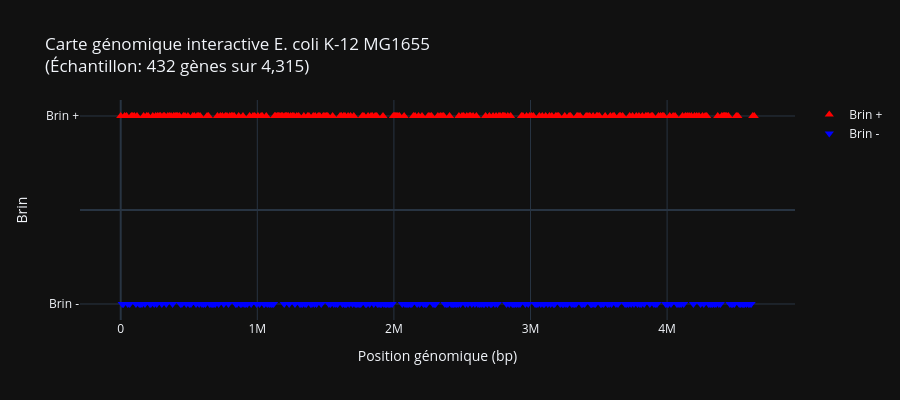
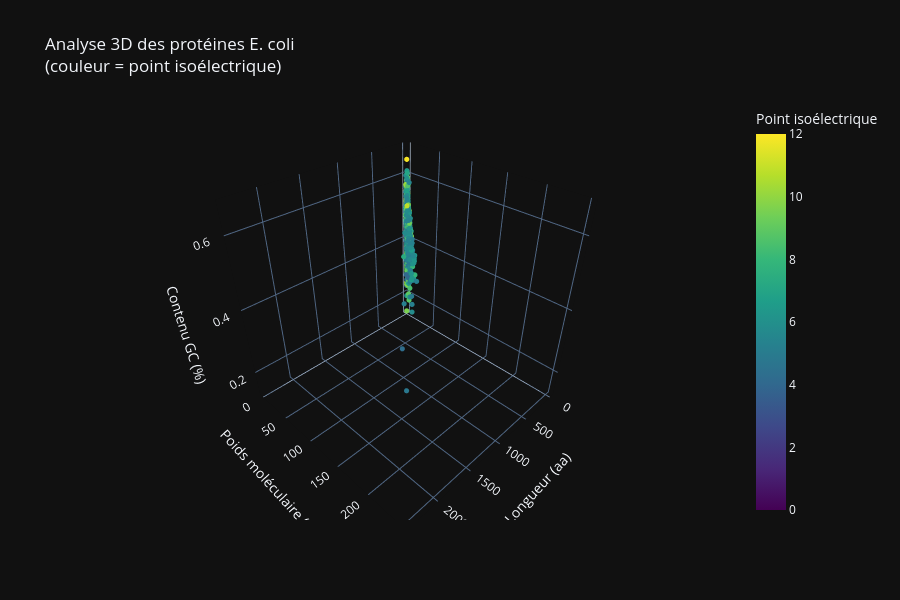
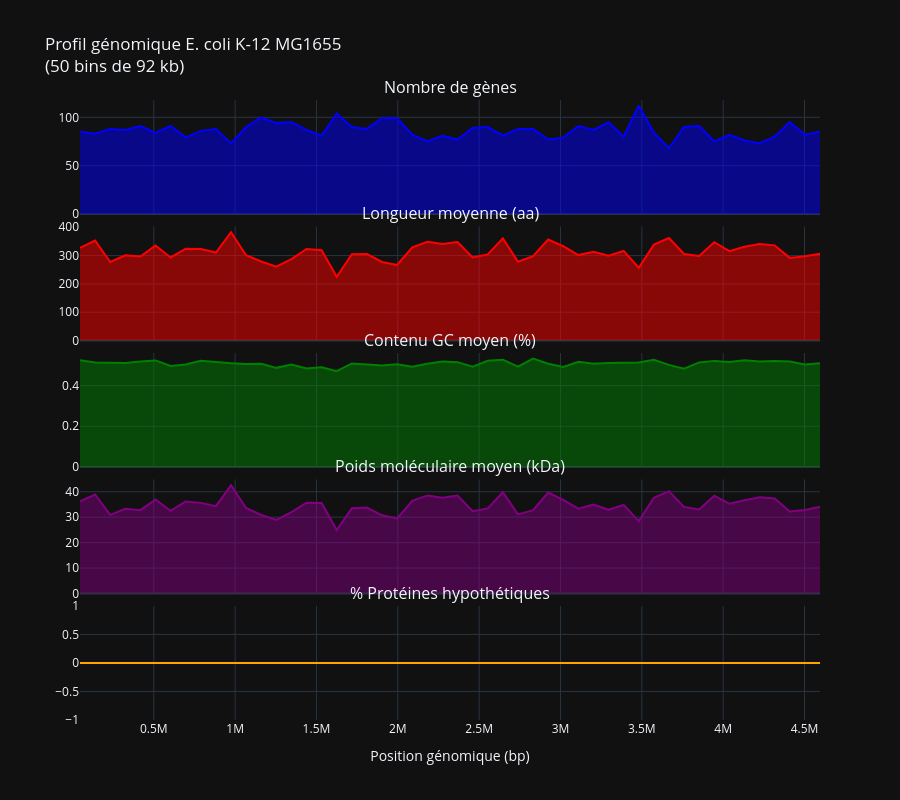

These figures' notebook cell, in order:
### Code cell
def creer_visualisation_interactive(record, df_proteines):

    print("\n CRÉATION DE VISUALISATIONS INTERACTIVES")

    fig_genome = go.Figure()

    df_sample = df_proteines.iloc[::10].copy()

    positive_strand = df_sample[df_sample['strand'] == '+']
    fig_genome.add_trace(go.Scatter(
        x=positive_strand['start'],
        y=[1] * len(positive_strand),
        mode='markers',
        marker=dict(size=8, color='red', symbol='triangle-up'),
        text=[f"Gène: {row['gene']}<br>Locus: {row['locus_tag']}<br>Produit: {row['product'][:50]}..."
              for _, row in positive_strand.iterrows()],
        hovertemplate='%{text}<extra></extra>',
        name='Brin +'
    ))

    negative_strand = df_sample[df_sample['strand'] == '-']
    fig_genome.add_trace(go.Scatter(
        x=negative_strand['start'],
        y=[-1] * len(negative_strand),
        mode='markers',
        marker=dict(size=8, color='blue', symbol='triangle-down'),
        text=[f"Gène: {row['gene']}<br>Locus: {row['locus_tag']}<br>Produit: {row['product'][:50]}..."
              for _, row in negative_strand.iterrows()],
        hovertemplate='%{text}<extra></extra>',
        name='Brin -'
    ))

    fig_genome.update_layout(
        title=f'Carte génomique interactive E. coli K-12 MG1655<br>(Échantillon: {len(df_sample):,} gènes sur {len(df_proteines):,})',
        xaxis_title='Position génomique (bp)',
        yaxis_title='Brin',
        height=400,
        yaxis=dict(tickvals=[-1, 1], ticktext=['Brin -', 'Brin +']),
        hovermode='closest'
    )

    fig_genome.show()

    valid_data = df_proteines[df_proteines['molecular_weight'] > 0].copy()

    fig_3d = go.Figure(data=[go.Scatter3d(
        x=valid_data['actual_length_aa'],
        y=valid_data['molecular_weight']/1000,
        z=valid_data['gc_content'],
        mode='markers',
        marker=dict(
            size=3,
            color=valid_data['isoelectric_point'],
            colorscale='Viridis',
            showscale=True,
            colorbar=dict(title="Point isoélectrique")
        ),
        text=[f"Gène: {row['gene']}<br>Locus: {row['locus_tag']}<br>Longueur: {row['actual_length_aa']} aa<br>MW: {row['molecular_weight']:.0f} Da<br>GC: {row['gc_content']:.1f}%<br>pI: {row['isoelectric_point']:.2f}"
              for _, row in valid_data.iterrows()],
        hovertemplate='%{text}<extra></extra>'
    )])

    fig_3d.update_layout(
        title='Analyse 3D des protéines E. coli<br>(couleur = point isoélectrique)',
        scene=dict(
            xaxis_title='Longueur (aa)',
            yaxis_title='Poids moléculaire (kDa)',
            zaxis_title='Contenu GC (%)'
        ),
        height=600
    )

    fig_3d.show()

    n_bins = 50
    bin_size = len(record.seq) // n_bins

    bins_data = []
    for i in range(n_bins):
        bin_start = i * bin_size
        bin_end = (i + 1) * bin_size
        bin_genes = df_proteines[(df_proteines['start'] >= bin_start) & (df_proteines['start'] < bin_end)]

        if len(bin_genes) > 0:
            bins_data.append({
                'bin': i,
                'position': bin_start + bin_size//2,
                'n_genes': len(bin_genes),
                'avg_length': bin_genes['actual_length_aa'].mean(),
                'avg_gc': bin_genes['gc_content'].mean(),
                'avg_mw': bin_genes[bin_genes['molecular_weight'] > 0]['molecular_weight'].mean(),
                'hypothetical_pct': (bin_genes['product'].str.contains('hypothetical', case=False).sum() / len(bin_genes)) * 100
            })

    bins_df = pd.DataFrame(bins_data)

    fig_heatmap = make_subplots(
        rows=5, cols=1,
        shared_xaxes=True,
        vertical_spacing=0.02,
        subplot_titles=('Nombre de gènes', 'Longueur moyenne (aa)', 'Contenu GC moyen (%)',
                       'Poids moléculaire moyen (kDa)', '% Protéines hypothétiques')
    )

    fig_heatmap.add_trace(go.Scatter(x=bins_df['position'], y=bins_df['n_genes'],
                                    fill='tonexty', name='N gènes', line_color='blue'), row=1, col=1)

    fig_heatmap.add_trace(go.Scatter(x=bins_df['position'], y=bins_df['avg_length'],
                                    fill='tonexty', name='Longueur moy', line_color='red'), row=2, col=1)

    fig_heatmap.add_trace(go.Scatter(x=bins_df['position'], y=bins_df['avg_gc'],
                                    fill='tonexty', name='GC moyen', line_color='green'), row=3, col=1)

    fig_heatmap.add_trace(go.Scatter(x=bins_df['position'], y=bins_df['avg_mw']/1000,
                                    fill='tonexty', name='MW moyen', line_color='purple'), row=4, col=1)

    fig_heatmap.add_trace(go.Scatter(x=bins_df['position'], y=bins_df['hypothetical_pct'],
                                    fill='tonexty', name='% Hypothétiques', line_color='orange'), row=5, col=1)

    fig_heatmap.update_layout(
        title=f'Profil génomique E. coli K-12 MG1655<br>({n_bins} bins de {bin_size//1000:.0f} kb)',
        height=800,
        showlegend=False
    )

    fig_heatmap.update_xaxes(title_text="Position génomique (bp)", row=5, col=1)
    fig_heatmap.show()

    return fig_genome, fig_3d, fig_heatmap

if 'df_proteines' in locals():
    fig_interactive, fig_3d_interactive, fig_profile = creer_visualisation_interactive(record, df_proteines)

### Figure 1 — Plotly figure (JSON) as saved in the notebook; plotly's stock layout.template omitted (floating-point values rounded to 4 significant figures; data arrays with more than 128 entries replaced by an {"elided": "..."} marker saying what was removed)
{"data": [{"hovertemplate": "%{text}<extra></extra>", "marker": {"color": "red", "size": 8, "symbol": "triangle-up"}, "mode": "markers", "name": "Brin +", "text": {"elided": "207 str values"}, "x": {"elided": "207 int values"}, "y": {"elided": "207 int values"}, "type": "scatter"}, {"hovertemplate": "%{text}<extra></extra>", "marker": {"color": "blue", "size": 8, "symbol": "triangle-down"}, "mode": "markers", "name": "Brin -", "text": {"elided": "225 str values"}, "x": {"elided": "225 int values"}, "y": {"elided": "225 int values"}, "type": "scatter"}], "layout": {"yaxis": {"title": {"text": "Brin"}, "tickvals": [-1, 1], "ticktext": ["Brin -", "Brin +"]}, "title": {"text": "Carte génomique interactive E. coli K-12 MG1655<br>(Échantillon: 432 gènes sur 4,315)"}, "xaxis": {"title": {"text": "Position génomique (bp)"}}, "height": 400, "hovermode": "closest"}}

### Figure 2 — Plotly figure (JSON) as saved in the notebook; plotly's stock layout.template omitted (floating-point values rounded to 4 significant figures; data arrays with more than 128 entries replaced by an {"elided": "..."} marker saying what was removed)
{"data": [{"hovertemplate": "%{text}<extra></extra>", "marker": {"color": {"elided": "4315 float values"}, "colorbar": {"title": {"text": "Point isoélectrique"}}, "colorscale": [[0.0, "#440154"], [0.1111, "#482878"], [0.2222, "#3e4989"], [0.3333, "#31688e"], [0.4444, "#26828e"], [0.5556, "#1f9e89"], [0.6667, "#35b779"], [0.7778, "#6ece58"], [0.8889, "#b5de2b"], [1.0, "#fde725"]], "showscale": true, "size": 3}, "mode": "markers", "text": {"elided": "4315 str values"}, "x": {"elided": "4315 int values"}, "y": {"elided": "4315 float values"}, "z": {"elided": "4315 float values"}, "type": "scatter3d"}], "layout": {"title": {"text": "Analyse 3D des protéines E. coli<br>(couleur = point isoélectrique)"}, "scene": {"xaxis": {"title": {"text": "Longueur (aa)"}}, "yaxis": {"title": {"text": "Poids moléculaire (kDa)"}}, "zaxis": {"title": {"text": "Contenu GC (%)"}}}, "height": 600}}

### Figure 3 — Plotly figure (JSON) as saved in the notebook; plotly's stock layout.template omitted (floating-point values rounded to 4 significant figures)
{"data": [{"fill": "tonexty", "line": {"color": "blue"}, "name": "N gènes", "x": [46416, 139249, 232082, 324915, 417748, 510581, 603414, 696247, 789080, 881913, 974746, 1067579, 1160412, 1253245, 1346078, 1438911, 1531744, 1624577, 1717410, 1810243, 1903076, 1995909, 2088742, 2181575, 2274408, 2367241, 2460074, 2552907, 2645740, 2738573, 2831406, 2924239, 3017072, 3109905, 3202738, 3295571, 3388404, 3481237, 3574070, 3666903, 3759736, 3852569, 3945402, 4038235, 4131068, 4223901, 4316734, 4409567, 4502400, 4595233], "y": [85, 83, 88, 87, 91, 84, 91, 79, 86, 88, 73, 90, 100, 94, 95, 87, 81, 104, 90, 88, 99, 99, 82, 75, 81, 77, 89, 90, 81, 88, 88, 77, 79, 91, 87, 95, 80, 112, 84, 68, 90, 91, 75, 82, 76, 73, 80, 95, 82, 85], "type": "scatter", "xaxis": "x", "yaxis": "y"}, {"fill": "tonexty", "line": {"color": "red"}, "name": "Longueur moy", "x": [46416, 139249, 232082, 324915, 417748, 510581, 603414, 696247, 789080, 881913, 974746, 1067579, 1160412, 1253245, 1346078, 1438911, 1531744, 1624577, 1717410, 1810243, 1903076, 1995909, 2088742, 2181575, 2274408, 2367241, 2460074, 2552907, 2645740, 2738573, 2831406, 2924239, 3017072, 3109905, 3202738, 3295571, 3388404, 3481237, 3574070, 3666903, 3759736, 3852569, 3945402, 4038235, 4131068, 4223901, 4316734, 4409567, 4502400, 4595233], "y": [327.7, 353.3, 277.4, 300.9, 296.6, 335.4, 293.5, 324.5, 322.9, 310.7, 382.7, 301.1, 279.4, 261.1, 287.4, 323.5, 319.2, 225.1, 305.0, 305.3, 277.4, 266.9, 328.9, 348.7, 340.8, 347.6, 293.2, 304.3, 360.5, 278.5, 298.0, 356.7, 333.5, 301.8, 313.2, 299.8, 316.5, 257.0, 338.7, 362.0, 305.5, 298.9, 347.4, 315.5, 331.4, 341.0, 336.1, 291.9, 297.3, 306.4], "type": "scatter", "xaxis": "x2", "yaxis": "y2"}, {"fill": "tonexty", "line": {"color": "green"}, "name": "GC moyen", "x": [46416, 139249, 232082, 324915, 417748, 510581, 603414, 696247, 789080, 881913, 974746, 1067579, 1160412, 1253245, 1346078, 1438911, 1531744, 1624577, 1717410, 1810243, 1903076, 1995909, 2088742, 2181575, 2274408, 2367241, 2460074, 2552907, 2645740, 2738573, 2831406, 2924239, 3017072, 3109905, 3202738, 3295571, 3388404, 3481237, 3574070, 3666903, 3759736, 3852569, 3945402, 4038235, 4131068, 4223901, 4316734, 4409567, 4502400, 4595233], "y": [0.5244, 0.5133, 0.5123, 0.5102, 0.5179, 0.5232, 0.4958, 0.5031, 0.5211, 0.517, 0.5095, 0.5051, 0.5063, 0.4867, 0.5034, 0.4841, 0.4894, 0.4701, 0.5082, 0.5031, 0.4978, 0.5049, 0.4921, 0.5071, 0.5181, 0.5148, 0.4927, 0.521, 0.527, 0.493, 0.5318, 0.5072, 0.4906, 0.5162, 0.5075, 0.51, 0.5107, 0.5135, 0.5266, 0.5014, 0.4822, 0.5133, 0.521, 0.5154, 0.5235, 0.5185, 0.5202, 0.5179, 0.5027, 0.5091], "type": "scatter", "xaxis": "x3", "yaxis": "y3"}, {"fill": "tonexty", "line": {"color": "purple"}, "name": "MW moyen", "x": [46416, 139249, 232082, 324915, 417748, 510581, 603414, 696247, 789080, 881913, 974746, 1067579, 1160412, 1253245, 1346078, 1438911, 1531744, 1624577, 1717410, 1810243, 1903076, 1995909, 2088742, 2181575, 2274408, 2367241, 2460074, 2552907, 2645740, 2738573, 2831406, 2924239, 3017072, 3109905, 3202738, 3295571, 3388404, 3481237, 3574070, 3666903, 3759736, 3852569, 3945402, 4038235, 4131068, 4223901, 4316734, 4409567, 4502400, 4595233], "y": [36.28, 38.93, 30.93, 33.3, 32.76, 36.99, 32.56, 36.18, 35.63, 34.36, 42.6, 33.63, 30.87, 28.95, 31.96, 35.7, 35.57, 24.92, 33.5, 33.82, 30.74, 29.51, 36.41, 38.56, 37.62, 38.53, 32.38, 33.47, 39.83, 31.11, 32.78, 39.68, 36.77, 33.34, 34.95, 32.9, 34.87, 28.48, 37.67, 40.26, 34.06, 33.03, 38.46, 35.31, 36.69, 37.82, 37.32, 32.22, 32.85, 34.07], "type": "scatter", "xaxis": "x4", "yaxis": "y4"}, {"fill": "tonexty", "line": {"color": "orange"}, "name": "% Hypothétiques", "x": [46416, 139249, 232082, 324915, 417748, 510581, 603414, 696247, 789080, 881913, 974746, 1067579, 1160412, 1253245, 1346078, 1438911, 1531744, 1624577, 1717410, 1810243, 1903076, 1995909, 2088742, 2181575, 2274408, 2367241, 2460074, 2552907, 2645740, 2738573, 2831406, 2924239, 3017072, 3109905, 3202738, 3295571, 3388404, 3481237, 3574070, 3666903, 3759736, 3852569, 3945402, 4038235, 4131068, 4223901, 4316734, 4409567, 4502400, 4595233], "y": [0.0, 0.0, 0.0, 0.0, 0.0, 0.0, 0.0, 0.0, 0.0, 0.0, 0.0, 0.0, 0.0, 0.0, 0.0, 0.0, 0.0, 0.0, 0.0, 0.0, 0.0, 0.0, 0.0, 0.0, 0.0, 0.0, 0.0, 0.0, 0.0, 0.0, 0.0, 0.0, 0.0, 0.0, 0.0, 0.0, 0.0, 0.0, 0.0, 0.0, 0.0, 0.0, 0.0, 0.0, 0.0, 0.0, 0.0, 0.0, 0.0, 0.0], "type": "scatter", "xaxis": "x5", "yaxis": "y5"}], "layout": {"xaxis": {"anchor": "y", "domain": [0.0, 1.0], "matches": "x5", "showticklabels": false}, "yaxis": {"anchor": "x", "domain": [0.816, 1.0]}, "xaxis2": {"anchor": "y2", "domain": [0.0, 1.0], "matches": "x5", "showticklabels": false}, "yaxis2": {"anchor": "x2", "domain": [0.612, 0.796]}, "xaxis3": {"anchor": "y3", "domain": [0.0, 1.0], "matches": "x5", "showticklabels": false}, "yaxis3": {"anchor": "x3", "domain": [0.408, 0.592]}, "xaxis4": {"anchor": "y4", "domain": [0.0, 1.0], "matches": "x5", "showticklabels": false}, "yaxis4": {"anchor": "x4", "domain": [0.204, 0.388]}, "xaxis5": {"anchor": "y5", "domain": [0.0, 1.0], "title": {"text": "Position génomique (bp)"}}, "yaxis5": {"anchor": "x5", "domain": [0.0, 0.184]}, "annotations": [{"font": {"size": 16}, "showarrow": false, "text": "Nombre de gènes", "x": 0.5, "xanchor": "center", "xref": "paper", "y": 1.0, "yanchor": "bottom", "yref": "paper"}, {"font": {"size": 16}, "showarrow": false, "text": "Longueur moyenne (aa)", "x": 0.5, "xanchor": "center", "xref": "paper", "y": 0.796, "yanchor": "bottom", "yref": "paper"}, {"font": {"size": 16}, "showarrow": false, "text": "Contenu GC moyen (%)", "x": 0.5, "xanchor": "center", "xref": "paper", "y": 0.592, "yanchor": "bottom", "yref": "paper"}, {"font": {"size": 16}, "showarrow": false, "text": "Poids moléculaire moyen (kDa)", "x": 0.5, "xanchor": "center", "xref": "paper", "y": 0.388, "yanchor": "bottom", "yref": "paper"}, {"font": {"size": 16}, "showarrow": false, "text": "% Protéines hypothétiques", "x": 0.5, "xanchor": "center", "xref": "paper", "y": 0.184, "yanchor": "bottom", "yref": "paper"}], "title": {"text": "Profil génomique E. coli K-12 MG1655<br>(50 bins de 92 kb)"}, "height": 800, "showlegend": false}}
